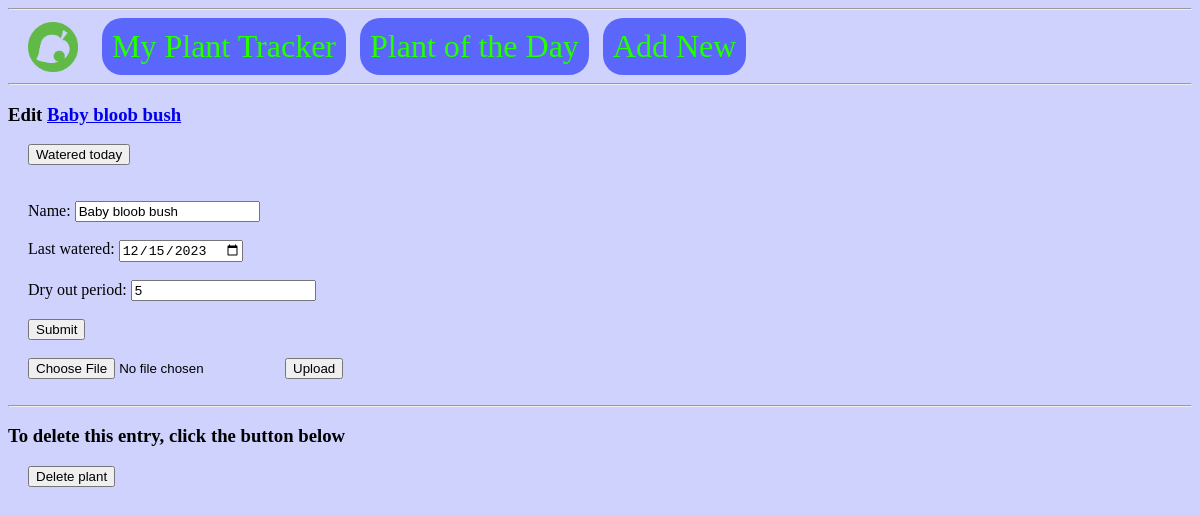
The page /Baby bloob bush/edit/ on the database as committed earlier.
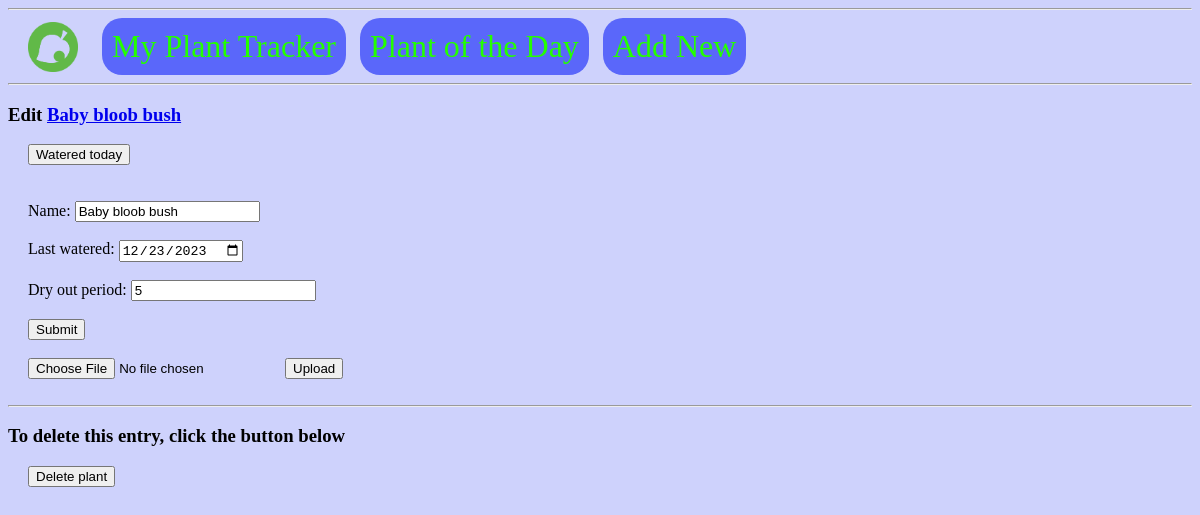
The same page on the database as committed later.
### tables this page shows
CREATE TABLE plants (
	id INTEGER PRIMARY KEY AUTOINCREMENT,
	name TEXT NOT NULL,
	lastWatered DATE NOT NULL,
	dryOut INTEGER NOT NULL
, remaining TINYINT);

### plantFlask.py (the view, shortened to what this page needs)
@app.route('/<string:plantName>/edit/', methods=('GET', 'POST'))
def edit(plantName):
	plant = get_plant(plantName)
	print(plant)
	return render_template('edit.html', plant=plant)

### plantFlask.py (called while the page is built)
def get_db_connection():
	conn = sqlite3.connect('database.db')
	conn.row_factory = sqlite3.Row
	return conn

def get_plant(plantName):
	conn = get_db_connection()
	plant = conn.execute('SELECT * FROM plants WHERE name = ?', (plantName,)).fetchone()
	conn.close()
	return plant

### templates/edit.html
{% extends 'base.html' %}
{% block content %}
	<h3>Edit <a href="{{ url_for('viewPics', plantName=plant['name']) }}">{{ plant['name'] }}</a></h3>
        <form action="{{ url_for('wateredToday', plantName=plant['name']) }}" method="POST", class="edit">
                <input type="submit" value="Watered today"
                        onclick="return confirm('Watered today?')">
	</form>
	<br>
	<form method="post", class="edit", enctype=multipart/form-data>
		<br>
		<label for="name">Name: </label>
		<input type="text" name="name"
			value="{{ request.form['name'] or plant['name'] }}"></input>
		<br>
		<br>
		<label for="lastWatered">Last watered: </label>
		<input type="date" name="lastWatered"
			value="{{ request.form['lastWatered'] or plant['lastWatered'] }}"></input>
		<br>
		<br>
		<label for="dryOut">Dry out period: </label>
		<input type="text" name="dryOut"
			value="{{ request.form['dryOut'] or plant['dryOut'] }}"></input>
		<br>
		<br>
		<button type="submit">Submit</button>
		<br>
		<br>
		<input type=file name=file>
		<input type=submit value=Upload>
	</form>
	<br>
	<hr>
	<h3>To delete this entry, click the button below</h3>
	<form action="{{ url_for('delete', plantName=plant['name']) }}" method="POST", class="edit">
		<input type="submit" value="Delete plant"
			onclick="return confirm('Are you sure you want to delete this plant?')">
	</form>
{% endblock %}

### templates/base.html (shortened to what this page needs)
<!DOCTYPE html>
<html lang="en">
<head>
	<link rel="stylesheet" type="text/css" href="{{ url_for('static', filename='styles.css') }}" />
</head>
<body class="body">
	<hr>
	<nav>
		<img class="logo" src="{{ url_for('static', filename='nook.png') }}">
		<a href="{{ url_for('index') }}">  My Plant Tracker  </a>
		<a href="{{ url_for('pod') }}"> Plant of the Day </a>
		<a href="{{ url_for('addNew') }}">Add New</a>
	</nav>
	<hr>
	<div class="content">
		{% block content %} {% endblock %}
	</div>
</body>
</html>

### static/styles.css (style rules this page uses)
nav a { color: #25FF00; font-size: 2em; display: inline-block; vertical-align: middle; margin-left: 10px; margin-top: 0px; margin-bottom: 0px; text-decoration: none; background-color: #5A67FA; padding: 10px 10px 10px 10px; border-radius: 20px; }
body.body { background-color: #CED2FC; }
.logo { width: 50px; display: inline-block; vertical-align: middle; margin-left: 20px; margin-right: 10px; margin-top: 0px; margin-bottom: 0px; }
form.edit { margin-left: 20px; }

Rows that differ between the two databases and show on the page:
changed plants "Baby bloob bush": lastWatered "12/15/2023" → "12/23/2023"
